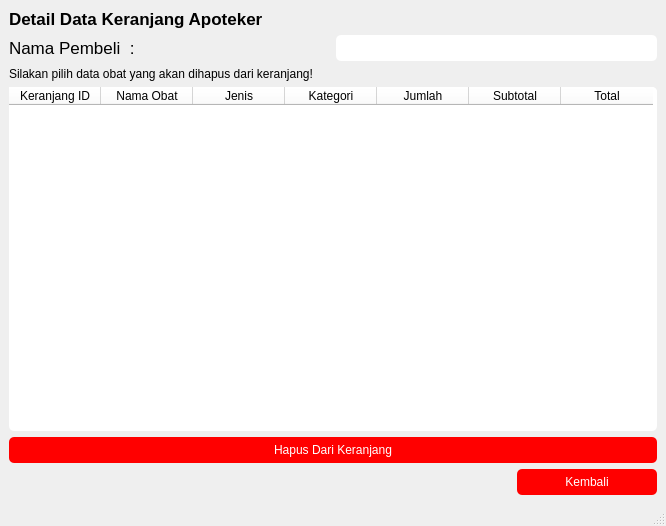
<?xml version="1.0" encoding="UTF-8"?>
<ui version="4.0">
 <class>MainWindow</class>
 <widget class="QMainWindow" name="MainWindow">
  <property name="geometry">
   <rect>
    <x>0</x>
    <y>0</y>
    <width>666</width>
    <height>526</height>
   </rect>
  </property>
  <property name="windowTitle">
   <string>MainWindow</string>
  </property>
  <property name="styleSheet">
   <string notr="true"/>
  </property>
  <widget class="QWidget" name="centralwidget">
   <layout class="QVBoxLayout" name="verticalLayout">
    <item>
     <widget class="QLabel" name="label">
      <property name="font">
       <font>
        <pointsize>13</pointsize>
        <bold>true</bold>
       </font>
      </property>
      <property name="styleSheet">
       <string notr="true"/>
      </property>
      <property name="text">
       <string>Detail Data Keranjang Apoteker</string>
      </property>
     </widget>
    </item>
    <item>
     <layout class="QGridLayout" name="gridLayout">
      <item row="0" column="0">
       <widget class="QLabel" name="label_2">
        <property name="font">
         <font>
          <pointsize>13</pointsize>
         </font>
        </property>
        <property name="text">
         <string>Nama Pembeli  :</string>
        </property>
       </widget>
      </item>
      <item row="0" column="1">
       <widget class="QLabel" name="label_namaPembeli">
        <property name="styleSheet">
         <string notr="true">background-color: rgb(255, 255, 255);
border-radius: 5px;
padding: 6px 8px; 
alternate-background-color: rgb(187, 255, 253);</string>
        </property>
        <property name="text">
         <string/>
        </property>
       </widget>
      </item>
     </layout>
    </item>
    <item>
     <widget class="QLabel" name="label_3">
      <property name="text">
       <string>Silakan pilih data obat yang akan dihapus dari keranjang!</string>
      </property>
     </widget>
    </item>
    <item>
     <widget class="QTableWidget" name="tableWidget">
      <property name="styleSheet">
       <string notr="true">background-color: rgb(255, 255, 255);
border-radius: 5px;</string>
      </property>
      <attribute name="horizontalHeaderDefaultSectionSize">
       <number>92</number>
      </attribute>
      <column>
       <property name="text">
        <string>Keranjang ID</string>
       </property>
      </column>
      <column>
       <property name="text">
        <string>Nama Obat</string>
       </property>
      </column>
      <column>
       <property name="text">
        <string>Jenis</string>
       </property>
      </column>
      <column>
       <property name="text">
        <string>Kategori</string>
       </property>
      </column>
      <column>
       <property name="text">
        <string>Jumlah</string>
       </property>
      </column>
      <column>
       <property name="text">
        <string>Subtotal</string>
       </property>
      </column>
      <column>
       <property name="text">
        <string>Total</string>
       </property>
      </column>
     </widget>
    </item>
    <item>
     <widget class="QPushButton" name="pushButton_hapusDataKeranjang">
      <property name="styleSheet">
       <string notr="true">QPushButton { 
border-radius: 5px;
padding: 6px 8px; 
	background-color: rgb(255, 0, 0);
    color: white;
}

/* Saat kursor hover */
QPushButton:hover {
     /* warna saat hover */
background-color:rgb(213, 0, 0);
	color: white;
}

/* Saat tombol ditekan */
QPushButton:pressed {
     /* warna saat ditekan */
background-color: rgb(213, 0, 0);
	color: white;
}</string>
      </property>
      <property name="text">
       <string>Hapus Dari Keranjang</string>
      </property>
     </widget>
    </item>
    <item alignment="Qt::AlignRight">
     <widget class="QPushButton" name="pushButton_kembali">
      <property name="styleSheet">
       <string notr="true">QPushButton { 
border-radius: 5px; 
	background-color: rgb(255, 0, 0);
    color: white;
padding: 6px 20px;
    min-width: 100px;
    max-width: 200px;
}

/* Saat kursor hover */
QPushButton:hover {
     /* warna saat hover */
background-color:rgb(213, 0, 0);
	color: white;
}

/* Saat tombol ditekan */
QPushButton:pressed {
     /* warna saat ditekan */
background-color: rgb(213, 0, 0);
	color: white;
}</string>
      </property>
      <property name="text">
       <string>Kembali</string>
      </property>
     </widget>
    </item>
   </layout>
  </widget>
  <widget class="QMenuBar" name="menubar">
   <property name="geometry">
    <rect>
     <x>0</x>
     <y>0</y>
     <width>666</width>
     <height>22</height>
    </rect>
   </property>
  </widget>
  <widget class="QStatusBar" name="statusbar"/>
 </widget>
 <resources/>
 <connections/>
</ui>
